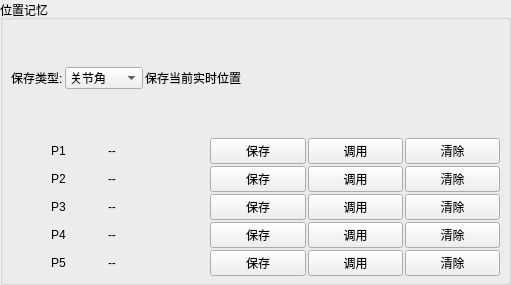
       <widget class="QGroupBox" name="robotMemGroup">
        <property name="geometry">
         <rect>
          <x>4</x>
          <y>698</y>
          <width>511</width>
          <height>285</height>
         </rect>
        </property>
        <property name="title">
         <string>位置记忆</string>
        </property>
       <layout class="QVBoxLayout" name="robotMemLayout">
         <property name="spacing"><number>2</number></property>
         <property name="leftMargin"><number>8</number></property>
         <property name="topMargin"><number>0</number></property>
         <property name="rightMargin"><number>8</number></property>
         <property name="bottomMargin"><number>6</number></property>
         <item>
          <layout class="QHBoxLayout" name="memoryTypeRow">
           <item>
            <widget class="QLabel" name="memoryTypeLabel">
             <property name="text">
              <string>保存类型:</string>
             </property>
            </widget>
           </item>
           <item>
            <widget class="QComboBox" name="memoryTypeCombo">
             <item>
              <property name="text">
               <string>关节角</string>
              </property>
             </item>
             <item>
              <property name="text">
               <string>世界坐标</string>
              </property>
             </item>
            </widget>
           </item>
           <item>
            <widget class="QLabel" name="memoryTypeHint">
             <property name="text">
              <string>保存当前实时位置</string>
             </property>
            </widget>
           </item>
           <item>
            <spacer name="memoryTypeSpacer">
             <property name="orientation">
              <enum>Qt::Orientation::Horizontal</enum>
             </property>
             <property name="sizeHint" stdset="0">
              <size>
               <width>20</width>
               <height>20</height>
              </size>
             </property>
            </spacer>
           </item>
          </layout>
         </item>
         <item>
          <layout class="QHBoxLayout" name="memRow_1">
           <item>
            <widget class="QLabel" name="memLabel_1">
             <property name="minimumSize">
              <size>
               <width>24</width>
               <height>0</height>
              </size>
             </property>
             <property name="text">
              <string>P1</string>
             </property>
             <property name="alignment">
              <set>Qt::AlignmentFlag::AlignCenter</set>
             </property>
            </widget>
           </item>
           <item>
            <widget class="QLabel" name="memVal_1">
             <property name="minimumSize">
              <size>
               <width>100</width>
               <height>0</height>
              </size>
             </property>
             <property name="text">
              <string>--</string>
             </property>
            </widget>
           </item>
           <item>
            <widget class="QPushButton" name="memSave_1">
             <property name="minimumSize">
              <size>
               <width>48</width>
               <height>24</height>
              </size>
             </property>
             <property name="text">
              <string>保存</string>
             </property>
            </widget>
           </item>
           <item>
            <widget class="QPushButton" name="memRecall_1">
             <property name="minimumSize">
              <size>
               <width>48</width>
               <height>24</height>
              </size>
             </property>
             <property name="text">
              <string>调用</string>
             </property>
            </widget>
           </item>
           <item>
            <widget class="QPushButton" name="memClear_1">
             <property name="minimumSize">
              <size>
               <width>28</width>
               <height>24</height>
              </size>
             </property>
             <property name="text">
              <string>清除</string>
             </property>
            </widget>
           </item>
          </layout>
         </item>
         <item>
          <layout class="QHBoxLayout" name="memRow_2">
           <item>
            <widget class="QLabel" name="memLabel_2">
             <property name="minimumSize">
              <size>
               <width>24</width>
               <height>0</height>
              </size>
             </property>
             <property name="text">
              <string>P2</string>
             </property>
             <property name="alignment">
              <set>Qt::AlignmentFlag::AlignCenter</set>
             </property>
            </widget>
           </item>
           <item>
            <widget class="QLabel" name="memVal_2">
             <property name="minimumSize">
              <size>
               <width>100</width>
               <height>0</height>
              </size>
             </property>
             <property name="text">
              <string>--</string>
             </property>
            </widget>
           </item>
           <item>
            <widget class="QPushButton" name="memSave_2">
             <property name="minimumSize">
              <size>
               <width>48</width>
               <height>24</height>
              </size>
             </property>
             <property name="text">
              <string>保存</string>
             </property>
            </widget>
           </item>
           <item>
            <widget class="QPushButton" name="memRecall_2">
             <property name="minimumSize">
              <size>
               <width>48</width>
               <height>24</height>
              </size>
             </property>
             <property name="text">
              <string>调用</string>
             </property>
            </widget>
           </item>
           <item>
            <widget class="QPushButton" name="memClear_2">
             <property name="minimumSize">
              <size>
               <width>28</width>
               <height>24</height>
              </size>
             </property>
             <property name="text">
              <string>清除</string>
             </property>
            </widget>
           </item>
          </layout>
         </item>
         <item>
          <layout class="QHBoxLayout" name="memRow_3">
           <item>
            <widget class="QLabel" name="memLabel_3">
             <property name="minimumSize">
              <size>
               <width>24</width>
               <height>0</height>
              </size>
             </property>
             <property name="text">
              <string>P3</string>
             </property>
             <property name="alignment">
              <set>Qt::AlignmentFlag::AlignCenter</set>
             </property>
            </widget>
           </item>
           <item>
            <widget class="QLabel" name="memVal_3">
             <property name="minimumSize">
              <size>
               <width>100</width>
               <height>0</height>
              </size>
             </property>
             <property name="text">
              <string>--</string>
             </property>
            </widget>
           </item>
           <item>
            <widget class="QPushButton" name="memSave_3">
             <property name="minimumSize">
              <size>
               <width>48</width>
               <height>24</height>
              </size>
             </property>
             <property name="text">
              <string>保存</string>
             </property>
            </widget>
           </item>
           <item>
            <widget class="QPushButton" name="memRecall_3">
             <property name="minimumSize">
              <size>
               <width>48</width>
               <height>24</height>
              </size>
             </property>
             <property name="text">
              <string>调用</string>
             </property>
            </widget>
           </item>
           <item>
            <widget class="QPushButton" name="memClear_3">
             <property name="minimumSize">
              <size>
               <width>28</width>
               <height>24</height>
              </size>
             </property>
             <property name="text">
              <string>清除</string>
             </property>
            </widget>
           </item>
          </layout>
         </item>
         <item>
          <layout class="QHBoxLayout" name="memRow_4">
           <item>
            <widget class="QLabel" name="memLabel_4">
             <property name="minimumSize">
              <size>
               <width>24</width>
               <height>0</height>
              </size>
             </property>
             <property name="text">
              <string>P4</string>
             </property>
             <property name="alignment">
              <set>Qt::AlignmentFlag::AlignCenter</set>
             </property>
            </widget>
           </item>
           <item>
            <widget class="QLabel" name="memVal_4">
             <property name="minimumSize">
              <size>
               <width>100</width>
               <height>0</height>
              </size>
             </property>
             <property name="text">
              <string>--</string>
             </property>
            </widget>
           </item>
           <item>
            <widget class="QPushButton" name="memSave_4">
             <property name="minimumSize">
              <size>
               <width>48</width>
               <height>24</height>
              </size>
             </property>
             <property name="text">
              <string>保存</string>
             </property>
            </widget>
           </item>
           <item>
            <widget class="QPushButton" name="memRecall_4">
             <property name="minimumSize">
              <size>
               <width>48</width>
               <height>24</height>
              </size>
             </property>
             <property name="text">
              <string>调用</string>
             </property>
            </widget>
           </item>
           <item>
            <widget class="QPushButton" name="memClear_4">
             <property name="minimumSize">
              <size>
               <width>28</width>
               <height>24</height>
              </size>
             </property>
             <property name="text">
              <string>清除</string>
             </property>
            </widget>
           </item>
          </layout>
         </item>
         <item>
          <layout class="QHBoxLayout" name="memRow_5">
           <item>
            <widget class="QLabel" name="memLabel_5">
             <property name="minimumSize">
              <size>
               <width>24</width>
               <height>0</height>
              </size>
             </property>
             <property name="text">
              <string>P5</string>
             </property>
             <property name="alignment">
              <set>Qt::AlignmentFlag::AlignCenter</set>
             </property>
            </widget>
           </item>
           <item>
            <widget class="QLabel" name="memVal_5">
             <property name="minimumSize">
              <size>
               <width>100</width>
               <height>0</height>
              </size>
             </property>
             <property name="text">
              <string>--</string>
             </property>
            </widget>
           </item>
           <item>
            <widget class="QPushButton" name="memSave_5">
             <property name="minimumSize">
              <size>
               <width>48</width>
               <height>24</height>
              </size>
             </property>
             <property name="text">
              <string>保存</string>
             </property>
            </widget>
           </item>
           <item>
            <widget class="QPushButton" name="memRecall_5">
             <property name="minimumSize">
              <size>
               <width>48</width>
               <height>24</height>
              </size>
             </property>
             <property name="text">
              <string>调用</string>
             </property>
            </widget>
           </item>
           <item>
            <widget class="QPushButton" name="memClear_5">
             <property name="minimumSize">
              <size>
               <width>28</width>
               <height>24</height>
              </size>
             </property>
             <property name="text">
              <string>清除</string>
             </property>
            </widget>
           </item>
          </layout>
         </item>
        </layout>
       </widget>
